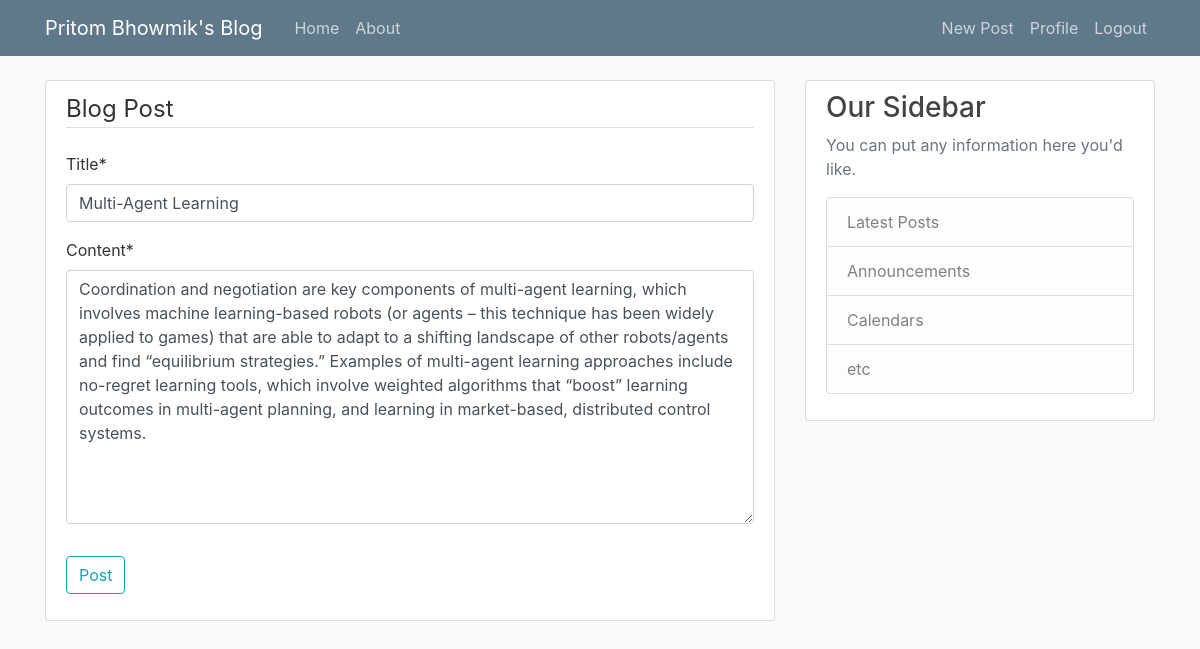
The app's page /post/18/update/ (signed in) with its own data.
### blog/models.py (models this page shows, shortened)
class Post(models.Model):
    title = models.CharField(max_length=100)
    content = models.TextField()
    date_posted = models.DateTimeField(default=timezone.now)
    author = models.ForeignKey(User, on_delete=models.CASCADE)

### blog/views.py (the view, shortened to what this page needs)
# urls.py: path('post/<int:pk>/update/', PostUpdateView.as_view(), name='post-update'),
class PostUpdateView(LoginRequiredMixin, UserPassesTestMixin, UpdateView):
    model = Post
    fields = ['title', 'content']
    def test_func(self):
        post = self.get_object()
        if self.request.user == post.author:
            return True
        return False

### blog/templates/blog/post_form.html (shortened to what this page needs)
{% extends "blog/base.html" %} {% load crispy_forms_tags %} {% block content %}
<div class="content-section">
  <form method="POST">
    <fieldset class="form-group">
      <legend class="border-bottom mb-4">Blog Post</legend>
      {{ form|crispy }}
    </fieldset>
    <div class="form-group">
      <button class="btn btn-outline-info" type="submit">Post</button>
    </div>
  </form>
</div>
{% endblock content %}

### blog/static/blog/main.css (style rules this page uses)
body { background: #fafafa; color: #333333; margin-top: 5rem; }
.content-section { background: #ffffff; padding: 10px 20px; border: 1px solid #dddddd; border-radius: 3px; margin-bottom: 20px; }

### records on screen
Post: title "Multi-Agent Learning", content "Coordination and negotiation are key components of multi-agent learning, which involves machine learning-based robots (or agents – this technique has been widely applied to games) that are able to adapt to a shifting landscape of other robots/agents and find “equilibrium strategies.” Examples of multi-agent learning approaches include no-regret learning tools, which involve weighted algorithms that “boost” learning outcomes in multi-agent planning, and learning in market-based, distributed control systems."
